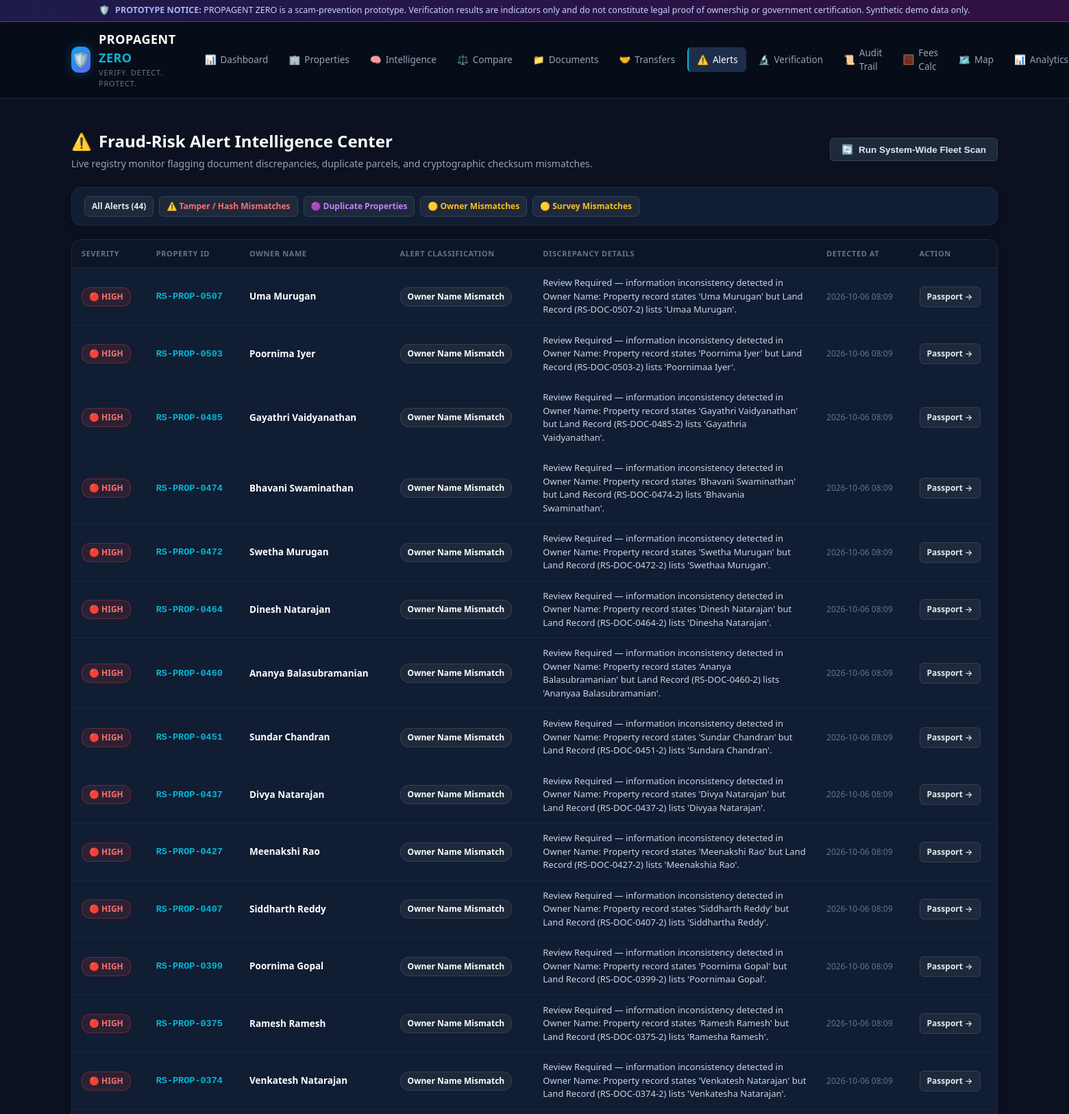
Screenshot of /alerts?type=Owner+Name+Mismatch (signed in, upper part) with the database file from the repository.
### tables this page shows
CREATE TABLE risk_alerts (
        id INTEGER PRIMARY KEY AUTOINCREMENT,
        property_id TEXT NOT NULL,
        alert_type TEXT NOT NULL,
        description TEXT NOT NULL,
        severity TEXT NOT NULL DEFAULT 'Medium',
        created_at TEXT NOT NULL DEFAULT CURRENT_TIMESTAMP,
        FOREIGN KEY (property_id) REFERENCES properties (property_id) ON DELETE CASCADE
    );

CREATE TABLE properties (
        id INTEGER PRIMARY KEY AUTOINCREMENT,
        property_id TEXT UNIQUE NOT NULL,
        owner_id TEXT NOT NULL,
        owner_name TEXT NOT NULL,
        survey_number TEXT NOT NULL,
        land_area REAL NOT NULL,
        area_unit TEXT NOT NULL DEFAULT 'sq.ft',
        property_type TEXT NOT NULL,
        district TEXT NOT NULL,
        taluk TEXT NOT NULL,
        village TEXT NOT NULL,
        location TEXT NOT NULL,
        registration_date TEXT NOT NULL,
        ownership_status TEXT NOT NULL DEFAULT 'Active',
        verification_status TEXT NOT NULL DEFAULT 'Pending',
        risk_score INTEGER NOT NULL DEFAULT 0,
        risk_level TEXT NOT NULL DEFAULT 'Low Risk',
        previous_owner TEXT,
        transfer_date TEXT,
        created_at TEXT NOT NULL DEFAULT CURRENT_TIMESTAMP
    , latitude REAL DEFAULT 13.0827, longitude REAL DEFAULT 80.2707, address TEXT DEFAULT "", land_purpose TEXT DEFAULT "Residential", declared_purpose TEXT DEFAULT "Residential", location_status TEXT DEFAULT "Consistent", purpose_status TEXT DEFAULT "Consistent", boundary_coordinates TEXT DEFAULT "", utility_dues TEXT DEFAULT "");

### app.py (the view)
@app.route('/alerts')
@login_required
def alerts():
    type_filter = request.args.get('type', '').strip()
    conn = get_db_connection()
    cursor = conn.cursor()
    sql = """
        SELECT a.*, p.owner_name, p.risk_score
        FROM risk_alerts a
        JOIN properties p ON a.property_id = p.property_id
        WHERE 1=1
    """
    params = []
    if type_filter:
        sql += " AND a.alert_type = ?"
        params.append(type_filter)
    sql += " ORDER BY a.id DESC"
    cursor.execute(sql, params)
    alert_list = [dict(r) for r in cursor.fetchall()]
    conn.close()
    return render_template('alerts.html', alerts=alert_list, type_filter=type_filter)

### app.py (called while the page is built)
def get_csrf_token():
    if '_csrf_token' not in session:
        session['_csrf_token'] = secrets.token_hex(32)
    return session['_csrf_token']

@app.context_processor
def inject_template_globals():
    unread_count = 0
    uid = session.get('user_id')
    if uid:
        try:
            _conn = get_db_connection()
            row = _conn.execute(
                "SELECT COUNT(*) FROM notifications WHERE user_id = ? AND is_read = 0", (uid,)
            ).fetchone()
            unread_count = row[0] if row else 0
            _conn.close()
        except Exception:
            pass
    return {
        'csrf_token': get_csrf_token,
        'demo_mode': DEMO_MODE,
        'current_user_id': session.get('user_id'),
        'current_user_name': session.get('user_name'),
        'current_user_role': session.get('user_role'),
        'unread_notifications': unread_count
    }

@app.before_request
def security_and_csrf_protect():
    if request.path.startswith('/api/'):
        if 'user_id' in session:
            return
        key = request.headers.get('X-API-Key') or request.args.get('api_key')
        if key and secrets.compare_digest(key, API_KEY):
            return
        return jsonify({
            'error': 'Unauthorized',
            'message': 'API access requires an active session or valid X-API-Key.'
        }), 401
    if request.method in ('POST', 'PUT', 'DELETE', 'PATCH'):
        token = request.form.get('csrf_token') or request.headers.get('X-CSRFToken')
        session_token = session.get('_csrf_token')
        if not session_token or not token or not secrets.compare_digest(token, session_token):
            flash("Session expired — please sign in again to continue.", "warning")
            return redirect(url_for('login'))

def login_required(f):
    @wraps(f)
    def decorated_function(*args, **kwargs):
        if 'user_id' not in session:
            flash("Please sign in to access this resource.", "warning")
            return redirect(url_for('login', next=request.url))
        return f(*args, **kwargs)
    return decorated_function

@app.after_request
def set_security_headers(response):
    response.headers['X-Content-Type-Options'] = 'nosniff'
    response.headers['X-Frame-Options'] = 'SAMEORIGIN'
    response.headers['Referrer-Policy'] = 'strict-origin-when-cross-origin'
    return response

### templates/alerts.html (shortened to what this page needs)
{% extends "base.html" %}
{% block content %}
<div class="page-header">
  <div class="page-title">
    <h2><span>⚠️</span> Fraud-Risk Alert Intelligence Center</h2>
    <p>Live registry monitor flagging document discrepancies, duplicate parcels, and cryptographic checksum mismatches.</p>
  </div>
  <form method="POST" action="{{ url_for('run_system_wide_scan') }}">
    <button type="submit" class="btn btn-secondary">
      <span>🔄</span> Run System-Wide Fleet Scan
    </button>
  </form>
</div>
<div class="card" style="padding: 12px 18px; margin-bottom: 20px;">
  <div style="display: flex; gap: 8px; flex-wrap: wrap; font-size: 13px;">
    <a href="{{ url_for('alerts') }}" class="btn btn-secondary btn-sm {% if not type_filter %}active{% endif %}">
      All Alerts ({{ alerts|length }})
    </a>
    <a href="{{ url_for('alerts', type='Hash Mismatch') }}" class="btn btn-secondary btn-sm {% if type_filter == 'Hash Mismatch' %}active{% endif %}" style="color: #f87171;">
      ⚠️ Tamper / Hash Mismatches
    </a>
    <a href="{{ url_for('alerts', type='Potential Duplicate Property') }}" class="btn btn-secondary btn-sm {% if type_filter == 'Potential Duplicate Property' %}active{% endif %}" style="color: #c084fc;">
      🟣 Duplicate Properties
    </a>
    <a href="{{ url_for('alerts', type='Owner Name Mismatch') }}" class="btn btn-secondary btn-sm {% if type_filter == 'Owner Name Mismatch' %}active{% endif %}" style="color: #fbbf24;">
      🟡 Owner Mismatches
    </a>
    <a href="{{ url_for('alerts', type='Survey Number Mismatch') }}" class="btn btn-secondary btn-sm {% if type_filter == 'Survey Number Mismatch' %}active{% endif %}" style="color: #fbbf24;">
      🟡 Survey Mismatches
    </a>
  </div>
</div>
<div class="card" style="padding: 0; overflow: hidden;">
  <div class="table-responsive">
    <table class="data-table">
      <thead>
        <tr>
          <th>Severity</th>
          <th>Property ID</th>
          <th>Owner Name</th>
          <th>Alert Classification</th>
          <th>Discrepancy Details</th>
          <th>Detected At</th>
          <th>Action</th>
        </tr>
      </thead>
      <tbody>
        {% for a in alerts %}
          <tr>
            <td>
              {% if a.severity == 'High' %}
                <span class="badge badge-high-risk">🔴 HIGH</span>
              {% elif a.severity == 'Medium' %}
                <span class="badge badge-review-required">🟡 MEDIUM</span>
              {% else %}
                <span class="badge badge-neutral">⚪ LOW</span>
              {% endif %}
            </td>
            <td>
              <a href="{{ url_for('property_passport', property_id=a.property_id) }}" class="mono-id" style="text-decoration: none;">
                {{ a.property_id }}
              </a>
            </td>
            <td><strong>{{ a.owner_name }}</strong></td>
            <td>
              <span class="badge badge-neutral" style="color: #fff; font-weight: 600;">
                {{ a.alert_type }}
              </span>
            </td>
            <td style="max-width: 380px; font-size: 13px; color: #cbd5e1;">
              {{ a.description }}
            </td>
            <td style="font-size: 12px; color: var(--text-muted);">
              {{ a.created_at[:16] }}
            </td>
            <td>
              <a href="{{ url_for('property_passport', property_id=a.property_id) }}" class="btn btn-secondary btn-sm">
                Passport &rarr;
              </a>
            </td>
          </tr>
        {% else %}
          <tr>
            <td colspan="7" style="text-align: center; padding: 32px; color: var(--text-muted);">
              No active alerts matching the selected category.
            </td>
          </tr>
        {% endfor %}
      </tbody>
    </table>
  </div>
</div>
{% endblock %}

### static/style.css (style rules this page uses)
:root { --bg-main: #0b1120; --bg-card: #111d33; --bg-card-hover: #162442; --bg-sidebar: #070d18; --border-color: #1e2e4a; --border-subtle: #19263e; --text-primary: #f8fafc; --text-secondary: #94a3b8; --text-muted: #64748b; --accent-cyan: #06b6d4; --accent-blue: #3b82f6; --accent-indigo: #6366f1; --status-green: #10b981; --status-green-bg: rgba(16, 185, 129, 0.12); --status-green-border: rgba(16, 185, 129, 0.3); --status-amber: #f59e0b; --status-amber-bg: rgba(245, 158, 11, 0.12); --status-amber-border: rgba(245, 158, 11, 0.3); --status-red: #ef4444; --status-red-bg: rgba(239, 68, 68, 0.12); --status-red-border: rgba(239, 68, 68, 0.3); --font-sans: system-ui, -apple-system, BlinkMacSystemFont, "Segoe UI", Roboto, "Helvetica Neue", Arial, sans-serif; --font-mono: ui-monospace, SFMono-Regular, Menlo, Monaco, Consolas, "Liberation Mono", "Courier New", monospace; --radius-sm: 6px; --radius-md: 10px; --radius-lg: 14px; }
* { box-sizing: border-box; margin: 0; padding: 0; }
body { background-color: var(--bg-main); color: var(--text-primary); font-family: var(--font-sans); line-height: 1.5; font-size: 15px; min-height: 100vh; display: flex; flex-direction: column; }
.page-header { display: flex; align-items: center; justify-content: space-between; margin-bottom: 24px; flex-wrap: wrap; gap: 16px; }
.page-title h2 { font-size: 24px; font-weight: 700; color: #fff; display: flex; align-items: center; gap: 10px; }
.page-title p { color: var(--text-secondary); font-size: 14px; margin-top: 4px; }
.card { background-color: var(--bg-card); border: 1px solid var(--border-color); border-radius: var(--radius-lg); padding: 20px; margin-bottom: 20px; box-shadow: 0 4px 12px rgba(0, 0, 0, 0.2); }
.badge { display: inline-flex; align-items: center; gap: 5px; font-size: 12px; font-weight: 600; padding: 4px 10px; border-radius: 12px; white-space: nowrap; }
.badge-high-risk, .badge-mismatch, .badge-rejected { background: var(--status-red-bg); border: 1px solid var(--status-red-border); color: #f87171; }
.badge-neutral { background: #1e293b; border: 1px solid #334155; color: #cbd5e1; }
.table-responsive { width: 100%; overflow-x: auto; }
table.data-table { width: 100%; border-collapse: collapse; font-size: 13.5px; text-align: left; }
table.data-table th { background-color: #0d1627; color: var(--text-muted); font-weight: 600; text-transform: uppercase; font-size: 11px; letter-spacing: 0.6px; padding: 12px 14px; border-bottom: 1px solid var(--border-color); }
table.data-table td { padding: 12px 14px; border-bottom: 1px solid var(--border-subtle); color: var(--text-secondary); }
table.data-table td strong { color: #fff; }
.mono-id { font-family: var(--font-mono); font-weight: 600; color: var(--accent-cyan); }
.btn { display: inline-flex; align-items: center; justify-content: center; gap: 8px; padding: 8px 16px; font-size: 13.5px; font-weight: 600; border-radius: var(--radius-sm); text-decoration: none; border: 1px solid transparent; cursor: pointer; transition: all 0.15s ease; }
.btn-secondary { background: #1e293b; color: #e2e8f0; border-color: #334155; }
.btn-sm { padding: 5px 10px; font-size: 12px; }

### rows the page displays
risk_alerts: severity "🔴 HIGH", property_id "RS-PROP-0507", owner_name "Uma Murugan", alert_type "Owner Name Mismatch", description "Review Required — information inconsistency detected in Owner Name: Property record states 'Uma Murugan' but Land Record (RS-DOC-0507-2) lists 'Umaa Murugan'.", created_at "2026-10-06 08:09"
risk_alerts: severity "🔴 HIGH", property_id "RS-PROP-0503", owner_name "Poornima Iyer", alert_type "Owner Name Mismatch", description "Review Required — information inconsistency detected in Owner Name: Property record states 'Poornima Iyer' but Land Record (RS-DOC-0503-2) lists 'Poornimaa Iyer'.", created_at "2026-10-06 08:09"
risk_alerts: severity "🔴 HIGH", property_id "RS-PROP-0485", owner_name "Gayathri Vaidyanathan", alert_type "Owner Name Mismatch", description "Review Required — information inconsistency detected in Owner Name: Property record states 'Gayathri Vaidyanathan' but Land Record (RS-DOC-0485-2) lists 'Gayathria Vaidyanathan'.", created_at "2026-10-06 08:09"
risk_alerts: severity "🔴 HIGH", property_id "RS-PROP-0474", owner_name "Bhavani Swaminathan", alert_type "Owner Name Mismatch", description "Review Required — information inconsistency detected in Owner Name: Property record states 'Bhavani Swaminathan' but Land Record (RS-DOC-0474-2) lists 'Bhavania Swaminathan'.", created_at "2026-10-06 08:09"
risk_alerts: severity "🔴 HIGH", property_id "RS-PROP-0472", owner_name "Swetha Murugan", alert_type "Owner Name Mismatch", description "Review Required — information inconsistency detected in Owner Name: Property record states 'Swetha Murugan' but Land Record (RS-DOC-0472-2) lists 'Swethaa Murugan'.", created_at "2026-10-06 08:09"
risk_alerts: severity "🔴 HIGH", property_id "RS-PROP-0464", owner_name "Dinesh Natarajan", alert_type "Owner Name Mismatch", description "Review Required — information inconsistency detected in Owner Name: Property record states 'Dinesh Natarajan' but Land Record (RS-DOC-0464-2) lists 'Dinesha Natarajan'.", created_at "2026-10-06 08:09"
risk_alerts: severity "🔴 HIGH", property_id "RS-PROP-0460", owner_name "Ananya Balasubramanian", alert_type "Owner Name Mismatch", description "Review Required — information inconsistency detected in Owner Name: Property record states 'Ananya Balasubramanian' but Land Record (RS-DOC-0460-2) lists 'Ananyaa Balasubramanian'.", created_at "2026-10-06 08:09"
risk_alerts: severity "🔴 HIGH", property_id "RS-PROP-0451", owner_name "Sundar Chandran", alert_type "Owner Name Mismatch", description "Review Required — information inconsistency detected in Owner Name: Property record states 'Sundar Chandran' but Land Record (RS-DOC-0451-2) lists 'Sundara Chandran'.", created_at "2026-10-06 08:09"
risk_alerts: severity "🔴 HIGH", property_id "RS-PROP-0437", owner_name "Divya Natarajan", alert_type "Owner Name Mismatch", description "Review Required — information inconsistency detected in Owner Name: Property record states 'Divya Natarajan' but Land Record (RS-DOC-0437-2) lists 'Divyaa Natarajan'.", created_at "2026-10-06 08:09"
risk_alerts: severity "🔴 HIGH", property_id "RS-PROP-0427", owner_name "Meenakshi Rao", alert_type "Owner Name Mismatch", description "Review Required — information inconsistency detected in Owner Name: Property record states 'Meenakshi Rao' but Land Record (RS-DOC-0427-2) lists 'Meenakshia Rao'.", created_at "2026-10-06 08:09"
risk_alerts: severity "🔴 HIGH", property_id "RS-PROP-0407", owner_name "Siddharth Reddy", alert_type "Owner Name Mismatch", description "Review Required — information inconsistency detected in Owner Name: Property record states 'Siddharth Reddy' but Land Record (RS-DOC-0407-2) lists 'Siddhartha Reddy'.", created_at "2026-10-06 08:09"
risk_alerts: severity "🔴 HIGH", property_id "RS-PROP-0399", owner_name "Poornima Gopal", alert_type "Owner Name Mismatch", description "Review Required — information inconsistency detected in Owner Name: Property record states 'Poornima Gopal' but Land Record (RS-DOC-0399-2) lists 'Poornimaa Gopal'.", created_at "2026-10-06 08:09"
risk_alerts: severity "🔴 HIGH", property_id "RS-PROP-0375", owner_name "Ramesh Ramesh", alert_type "Owner Name Mismatch", description "Review Required — information inconsistency detected in Owner Name: Property record states 'Ramesh Ramesh' but Land Record (RS-DOC-0375-2) lists 'Ramesha Ramesh'.", created_at "2026-10-06 08:09"
risk_alerts: severity "🔴 HIGH", property_id "RS-PROP-0374", owner_name "Venkatesh Natarajan", alert_type "Owner Name Mismatch", description "Review Required — information inconsistency detected in Owner Name: Property record states 'Venkatesh Natarajan' but Land Record (RS-DOC-0374-2) lists 'Venkatesha Natarajan'.", created_at "2026-10-06 08:09"

### other values shown
{{ alerts|length }} "44"
